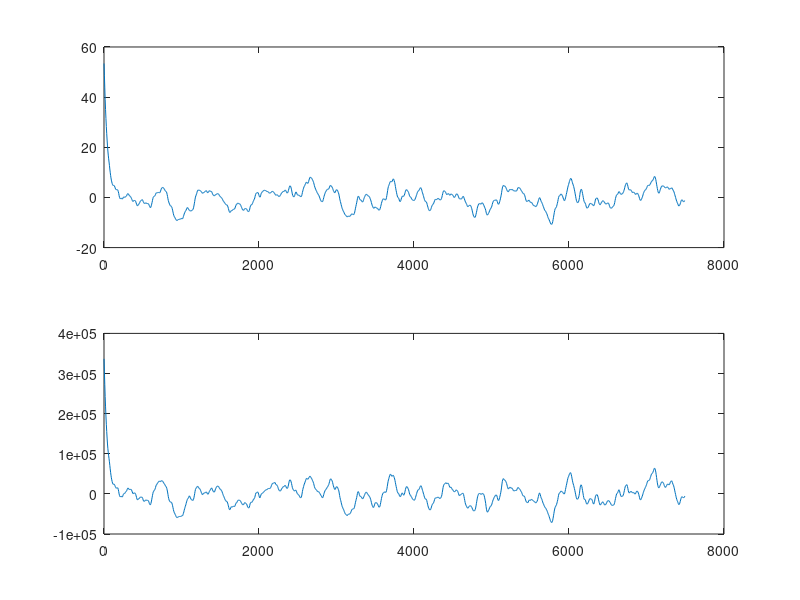

Reproduce this figure in MATLAB. (Note: this script raises an error after producing the figure.)
load('ensaio_prbs.txt')

t_dados = ensaio_prbs(:,1);
u_dados = ensaio_prbs(:,2);
y_dados = ensaio_prbs(:,3);

% figure('color',[1 1 1])
% plot(t,u)


N = length(u_dados)/2;

ry_norm = zeros(N,1);
ry2_norm = zeros(N,1);
for k=1:N
    ry_T_norm = (y_dados(1:N)-mean(y_dados))'*(y_dados(1+k:N+k)-mean(y_dados));
    ry_norm(k) = ry_T_norm/(2*N+1);
    
    ry2_T_norm = (y_dados(1:N).^2-mean(y_dados.^2))'*(y_dados(1+k:N+k).^2-mean(y_dados.^2));
    ry2_norm(k) = ry2_T_norm/(2*N+1);
end

figure('color',[1 1 1])
subplot(211)
plot(t_dados(1:N),ry_norm)
subplot(212)
plot(t_dados(1:N),ry2_norm)

%%
d = 40;

t_d = t_dados(1:d:length(t_dados));
u_d = u_dados(1:d:length(t_dados));
y_d = y_dados(1:d:length(t_dados));

N_d = length(t_d)/2;
ry_d_norm = zeros(N_d,1);
ry2_d_norm = zeros(N_d,1);
for k=1:N_d
    ry_T_d_norm = (y_d(1:N_d)-mean(y_d))'*(y_d(1+k:N_d+k)-mean(y_d));
    ry_d_norm(k) = ry_T_d_norm/(2*N_d+1);
    
    ry2_T_d_norm = (y_d(1:N_d).^2-mean(y_d.^2))'*(y_d(1+k:N_d+k).^2-mean(y_d.^2));
    ry2_d_norm(k) = ry2_T_d_norm/(2*N_d+1);
end

figure('color',[1 1 1])
subplot(211)
plot(t_dados(1:N_d),ry_d_norm)
subplot(212)
plot(t_dados(1:N_d),ry2_d_norm)

%%
t = t_d;
u = u_d;
y = y_d;

N = floor(length(t)/2);

ruu_norm = zeros(N,1);
for k=1:N
    ruu_norm_T = (u(1:N)'-mean(u))*(u(1+k:N+k)-mean(u));
    ruu_norm(k) = ruu_norm_T/(2*N+1);
end

ruy_norm = zeros(N,1);
for k=1:N
    ruy_norm_T = (u(1:N)'-mean(u))*(y(1+k:N+k)-mean(y));
    ruy_norm(k) = ruy_norm_T/(2*N+1);
end

figure
plot(t(1:N),ruy_norm)

h_FAC = ruy_norm./ruu_norm;
h_FAC_f = fft(ruy_norm)./fft(ruu_norm);

freq = 2*pi*1/N*(0:N/2);

figure
semilogx(freq,20*log10(abs(h_FAC_f(1:length(freq)))))

%%


ruu_norm = zeros(N,1);
for k=1:N
    ruu_norm_T = (u_dados(1:N)'-mean(u_dados))*(u_dados(1+k:N+k)-mean(u_dados));
    ruu_norm(k) = ruu_norm_T/(2*N+1);
end

ruy_norm = zeros(N,1);
for k=1:N
    ruy_norm_T = (u_dados(1:N)'-mean(u_dados))*(y_dados(1+k:N+k)-mean(y_dados));
    ruy_norm(k) = ruy_norm_T/(2*N+1);
end


figure
plot(t_dados(1:1500),ruy_norm)

figure
plot(t_dados,u_dados,'b',t_dados,y_dados,'r')

h_FAC = ruy./ruu;
h_FAC_f = fft(ruy)./fft(ruu);

freq = 2*pi*1/N*(0:N/2);

figure
semilogx(freq,20*log10(abs(h_FAC_f(1:length(freq)))))

% function ru = AC(u,k)
% 
% if size(u,1) == 1 && size(u,1) > 1
%     u = u';
% elseif size(u,1) == 1 && size(u,1) == 1
%     error('u is a scalar.')
% elseif size(u,1) > 1 && size(u,2) > 1
%     error('u must be a vector, not a matrix.')
% end
% 
% ruu = 
% 
% end